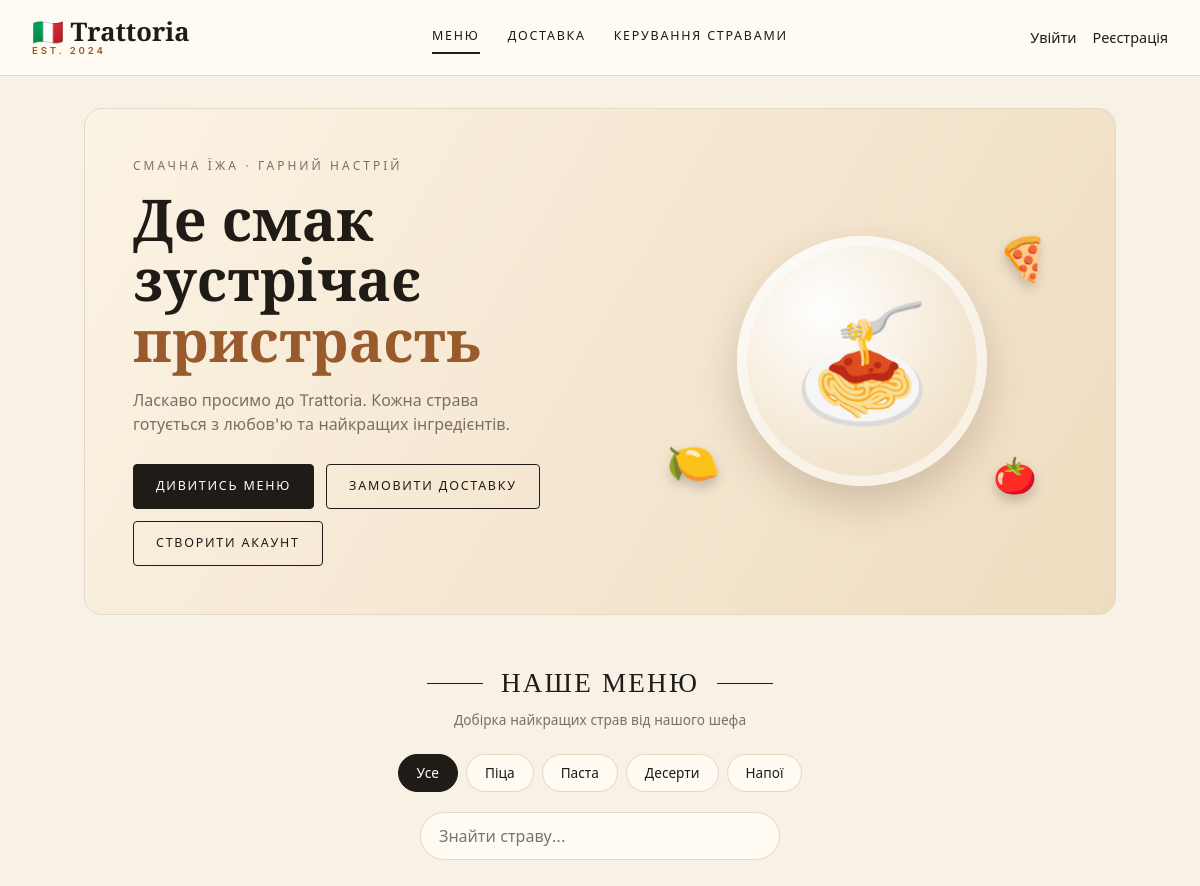
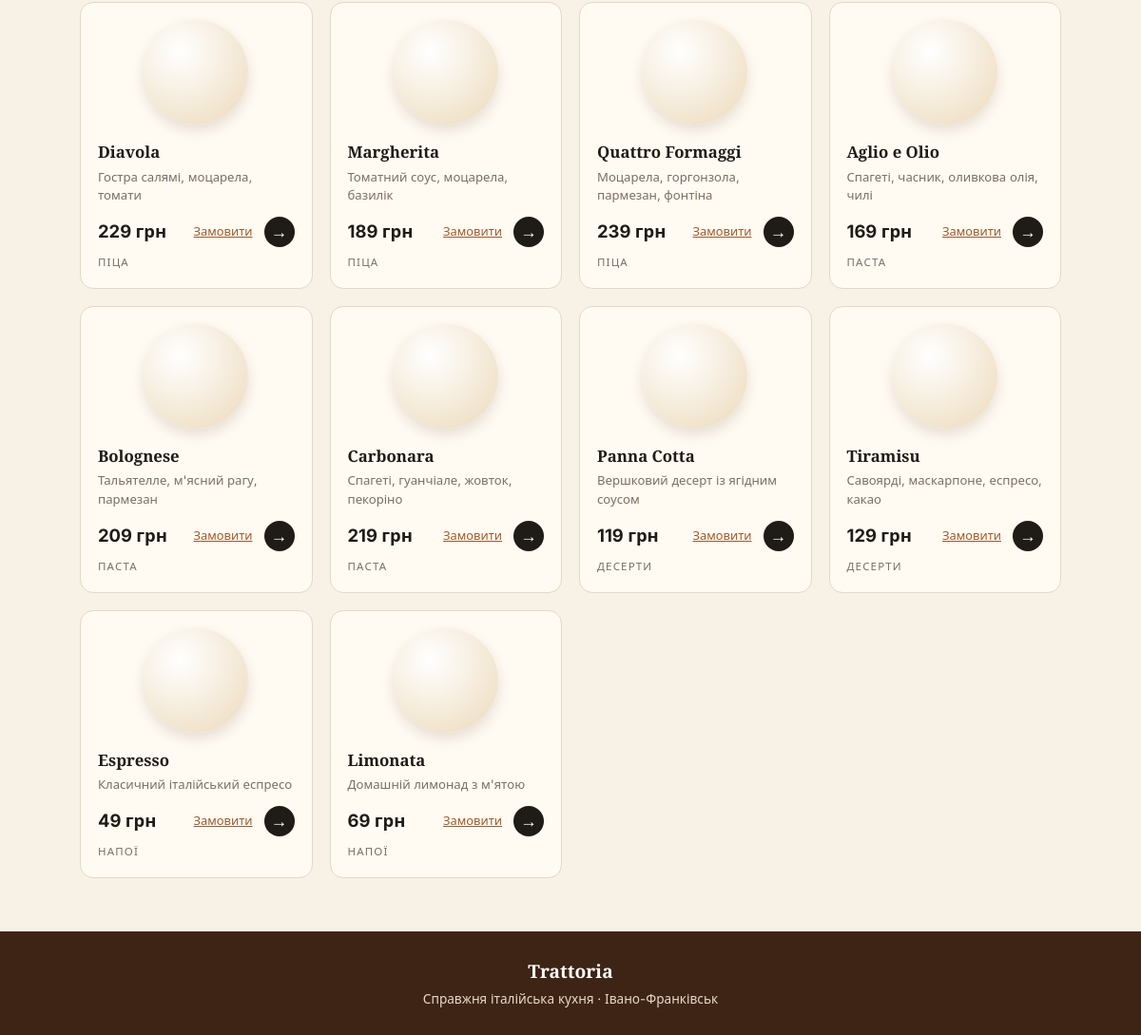
The page /menu on the database its author committed (2 pictures, top to bottom).
### models.py (models this page shows, shortened)
class Category(db.Model):
    __tablename__ = 'categories'
    id = db.Column(db.Integer, primary_key=True)
    name = db.Column(db.String(50), nullable=False, unique=True)
    slug = db.Column(db.String(50), nullable=False, unique=True)
    dishes = db.relationship('Dish', back_populates='category', order_by='Dish.name')

class Dish(db.Model):
    __tablename__ = 'dishes'
    id = db.Column(db.Integer, primary_key=True)
    name = db.Column(db.String(50), nullable=False)
    description = db.Column(db.Text, nullable=False, default='')
    price = db.Column(db.Integer, nullable=False)
    emoji = db.Column(db.String(8), nullable=False, default='🍽️')
    is_available = db.Column(db.Boolean, nullable=False, default=True)
    category_id = db.Column(db.Integer, db.ForeignKey('categories.id'), nullable=False)
    category = db.relationship('Category', back_populates='dishes')

### app.py (the view)
@app.route('/menu')
@app.route('/menu/<slug>')
def menu(slug=None):
    categories = Category.query.order_by(Category.id).all()
    current = None
    query = Dish.query.filter_by(is_available=True)
    if slug:
        current = Category.query.filter_by(slug=slug).first_or_404()
        query = query.filter_by(category_id=current.id)
    q = request.args.get('q',"").strip()
    if q:
        query = query.filter(Dish.name.ilike(f"%{q}%"))
    dishes = query.order_by(Dish.category_id, Dish.name).all()
    return render_template('menu.html', categories=categories, current=current, dishes=dishes, q=q)

### app.py (called while the page is built)
@app.before_request
def validate_csrf_token():
    if request.method == 'POST':
        token = session.get('_csrf_token')
        submitted_token = request.form.get('_csrf_token', '')
        if not token or not secrets.compare_digest(token, submitted_token):
            abort(400)

@app.context_processor
def inject_csrf_token():
    if '_csrf_token' not in session:
        session['_csrf_token'] = secrets.token_urlsafe(32)
    return {'csrf_token': session['_csrf_token']}

### templates/menu.html (shortened to what this page needs)
{% extends "base.html" %}
{% block content %}
    {% if not current and not q %}
    <section class="hero">
        <div>
            <div class="eyebrow">Смачна їжа · Гарний настрій</div>
            <h1>Де смак<br>зустрічає <span>пристрасть</span></h1>
            <p>Ласкаво просимо до Trattoria. Кожна страва готується з любов'ю та найкращих інгредієнтів.</p>
            <div class="hero-actions">
                <a class="btn" href="#menu">Дивитись меню</a>
                <a class="btn-outline" href="{{ url_for('delivery') }}">Замовити доставку</a>
                {% if not current_user.is_authenticated %}
                    <a class="btn-outline" href="{{ url_for('register') }}">Створити акаунт</a>
                {% endif %}
            </div>
        </div>
        <div class="hero-art">
            <div class="plate">🍝</div>
            <span class="float a">🍕</span>
            <span class="float b">🍋</span>
            <span class="float c">🍅</span>
        </div>
    </section>
    {% endif %}
    <div class="section-title" id="menu">
        <h2>{{ current.name if current else "Наше меню" }}</h2>
        <p>Добірка найкращих страв від нашого шефа</p>
    </div>
    <div class="tabs">
        <a href="{{ url_for('menu') }}" class="{{ 'active' if not current }}">Усе</a>
        {% for c in categories %}
            <a href="{{ url_for('menu', slug=c.slug) }}"
               class="{{ 'active' if current and current.id == c.id }}">{{ c.name }}</a>
        {% endfor %}
    </div>
    <form class="search" method="get">
        <input type="text" name="q" value="{{ q }}" placeholder="Знайти страву...">
    </form>
    <div class="grid">
        {% for d in dishes %}
            <div class="card">
                <div class="emoji">{{ d.emoji }}</div>
                <h3><a href="{{ url_for('dish_detail', dish_id=d.id) }}">{{ d.name }}</a></h3>
                <p class="muted">{{ d.description }}</p>
                <div class="card-foot">
                    <p class="price">{{ d.price }} грн</p>
                    <div class="card-actions">
                        <a href="{{ url_for('delivery', dish_id=d.id) }}">Замовити</a>
                        <a class="go" href="{{ url_for('dish_detail', dish_id=d.id) }}" title="Докладніше">→</a>
                    </div>
                </div>
                <small class="muted">{{ d.category.name }}</small>
            </div>
        {% else %}
            <p class="muted">Нічого не знайдено.</p>
        {% endfor %}
    </div>
{% endblock %}

### static/style.css (style rules this page uses)
:root { --cream: #f8f1e6; --paper: #fffaf2; --ink: #1f1b16; --muted: #7a6f63; --line: #e4d8c6; --accent: #9a5b2c; --wood: #3e2415; --wood-2: #5a3623; --red: #b3261e; --green: #2e7d32; }
* { box-sizing: border-box; }
body { margin: 0; background: var(--cream); color: var(--ink); font-family: "Inter", system-ui, sans-serif; line-height: 1.5; min-height: 100vh; display: flex; flex-direction: column; }
h1, h2, h3, .brand, .hero h1 { font-family: "Playfair Display", Georgia, serif; }
a { color: var(--accent); }
.muted { color: var(--muted); }
.btn, .form button, .btn-outline { display: inline-flex; align-items: center; gap: 8px; cursor: pointer; padding: 12px 22px; border-radius: 4px; font: inherit; font-size: .78rem; letter-spacing: .14em; text-transform: uppercase; text-decoration: none; border: 1px solid var(--ink); }
.btn, .form button { background: var(--ink); color: #fff; }
.btn-outline { background: transparent; color: var(--ink); }
.hero { display: grid; grid-template-columns: 1.1fr .9fr; align-items: center; gap: 24px; background: linear-gradient(120deg, #fbf3e4 0%, #efdcc0 100%); border: 1px solid var(--line); border-radius: 18px; padding: 48px; margin-bottom: 48px; overflow: hidden; }
.hero .eyebrow { font-size: .75rem; letter-spacing: .25em; text-transform: uppercase; color: var(--muted); }
.hero h1 { font-size: clamp(2.2rem, 5vw, 3.6rem); line-height: 1.05; margin: 14px 0 18px; }
.hero h1 span { color: var(--accent); }
.hero p { max-width: 380px; color: var(--muted); margin: 0 0 28px; }
.hero-actions { display: flex; gap: 12px; flex-wrap: wrap; }
.hero-art { position: relative; height: 280px; }
.plate { position: absolute; inset: 0; margin: auto; width: 250px; height: 250px; border-radius: 50%; background: radial-gradient(circle at 35% 30%, #fff, #f1e3cb 70%); box-shadow: 0 18px 40px #4a2c1a33, inset 0 0 0 10px #fff8; display: grid; place-items: center; font-size: 7rem; }
.float { position: absolute; font-size: 2.6rem; filter: drop-shadow(0 6px 6px #0003); }
.float.a { top: 4px; right: 18px; transform: rotate(12deg); }
.float.b { bottom: 8px; left: 8px; transform: rotate(-10deg); }
.float.c { bottom: 0; right: 30px; font-size: 2.2rem; }
.section-title { text-align: center; margin: 8px 0 24px; }
.section-title h2 { display: inline-flex; align-items: center; gap: 18px; margin: 0; font-size: 1.7rem; letter-spacing: .08em; text-transform: uppercase; font-weight: 500; }
.section-title h2::before, .section-title h2::after { content: ""; width: 56px; height: 1px; background: var(--ink); }
.section-title p { margin: 6px 0 0; color: var(--muted); font-size: .85rem; }
.tabs { display: flex; gap: 8px; flex-wrap: wrap; justify-content: center; margin-bottom: 20px; }
.tabs a { padding: 8px 18px; border: 1px solid var(--line); background: var(--paper); border-radius: 999px; color: var(--ink); text-decoration: none; font-size: .85rem; }
.tabs a.active { background: var(--ink); color: #fff; border-color: var(--ink); }
.search { text-align: center; margin-bottom: 28px; }
.search input { padding: 11px 18px; width: 100%; max-width: 360px; border: 1px solid var(--line); border-radius: 999px; background: var(--paper); font: inherit; }
.grid { display: grid; grid-template-columns: repeat(auto-fill, minmax(220px, 1fr)); gap: 18px; }
.card { background: var(--paper); border: 1px solid var(--line); border-radius: 14px; padding: 18px; display: flex; flex-direction: column; transition: transform .15s, box-shadow .15s; }
.card .emoji { width: 110px; height: 110px; margin: 0 auto 12px; border-radius: 50%; font-size: 3.4rem; display: grid; place-items: center; background: radial-gradient(circle at 35% 30%, #fff, #f1e3cb 75%); box-shadow: 0 6px 14px #4a2c1a22; }
.card h3 { margin: 4px 0; font-size: 1.05rem; }
.card h3 a { color: var(--ink); text-decoration: none; }
.card p.muted { font-size: .82rem; margin: 0 0 12px; flex: 1; }
.card-foot { display: flex; align-items: center; justify-content: space-between; }
.price { font-weight: 700; font-size: 1.15rem; margin: 0; }
.go { width: 32px; height: 32px; border-radius: 50%; background: var(--ink); color: #fff; display: grid; place-items: center; text-decoration: none; font-size: 1.1rem; }
.card small { margin-top: 8px; font-size: .72rem; letter-spacing: .1em; text-transform: uppercase; }
.card-actions { display: flex; gap: 12px; align-items: center; }
.card-actions > a:first-child { font-size: .8rem; }

### rows shown on the page
Category: name "Піца"
Category: name "Паста"
Category: name "Десерти"
Category: name "Напої"
Dish: name "Diavola", description "Гостра салямі, моцарела, томати", price "229", category.name "ПІЦА"
Dish: name "Margherita", description "Томатний соус, моцарела, базилік", price "189", category.name "ПІЦА"
Dish: name "Quattro Formaggi", description "Моцарела, горгонзола, пармезан, фонтіна", price "239", category.name "ПІЦА"
Dish: name "Aglio e Olio", description "Спагеті, часник, оливкова олія, чилі", price "169", category.name "ПАСТА"
Dish: name "Bolognese", description "Тальятелле, м'ясний рагу, пармезан", price "209", category.name "ПАСТА"
Dish: name "Carbonara", description "Спагеті, гуанчіале, жовток, пекоріно", price "219", category.name "ПАСТА"
Dish: name "Panna Cotta", description "Вершковий десерт із ягідним соусом", price "119", category.name "ДЕСЕРТИ"
Dish: name "Tiramisu", description "Савоярді, маскарпоне, еспресо, какао", price "129", category.name "ДЕСЕРТИ"
Dish: name "Espresso", description "Класичний італійський еспресо", price "49", category.name "НАПОЇ"
Dish: name "Limonata", description "Домашній лимонад з м'ятою", price "69", category.name "НАПОЇ"

### other values the page prints
{{ current.name if current else "Наше меню" }} "НАШЕ МЕНЮ"
